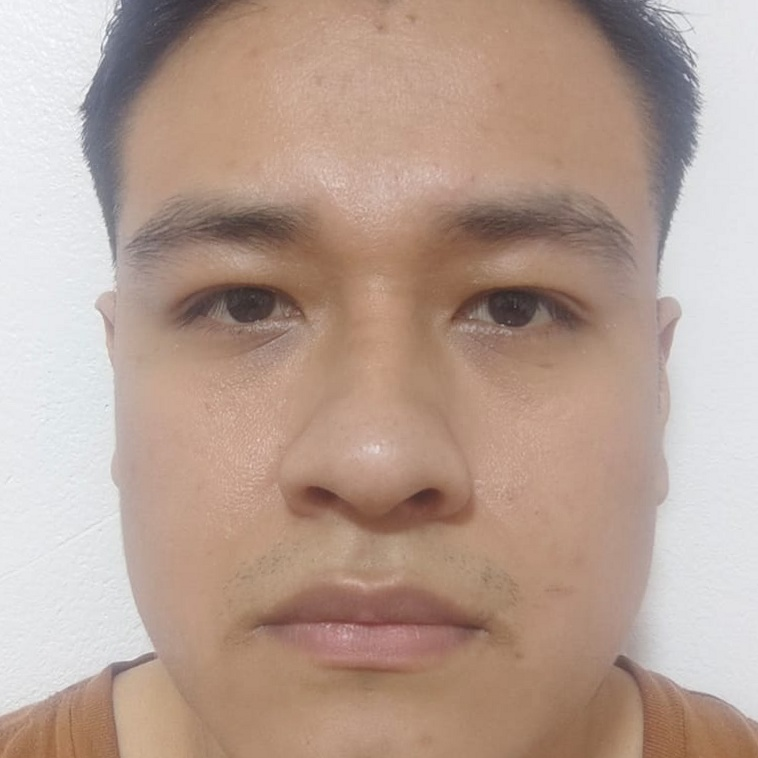
#> input picture base_rostros/diego_1.jpeg, 758 x 758 px; its folder holds only this picture in this run
$ python -i app.py   (imports and definitions only)
#> lines starting #> are read from the running program, lines starting #| are printed output that depends on the picture
#> in load_known_faces, img is the input picture: shape (758, 758, 3); mean B, G, R 147.2, 159.7, 183.2
import os
import cv2
import numpy as np
from flask import Flask, request, jsonify
import base64
import logging
import requests
import urllib.parse

# --- Configuración WhatsApp ---
WHATSAPP_PHONE = "+51902697385"
CALLMEBOT_API_KEY = "2408114"

# [1 line not run here, left out]
BASE_ROSTROS_FOLDER = "base_rostros"
# [3 lines not run here, left out]

# --- Clasificadores OpenCV ---
face_cascade = cv2.CascadeClassifier(
    cv2.data.haarcascades + 'haarcascade_frontalface_default.xml'
)
eye_cascade = cv2.CascadeClassifier(
    cv2.data.haarcascades + 'haarcascade_eye.xml'
)

# --- Modelo LBPH global ---
recognizer = cv2.face.LBPHFaceRecognizer_create(
    radius=1, neighbors=8, grid_x=8, grid_y=8
)
label_map     = {}
model_trained = False
pending_batches = {}


# ─────────────────────────────────────────────
#  PREPROCESAMIENTO
# ─────────────────────────────────────────────

def preprocess_image(img):
    gray = cv2.cvtColor(img, cv2.COLOR_BGR2GRAY)
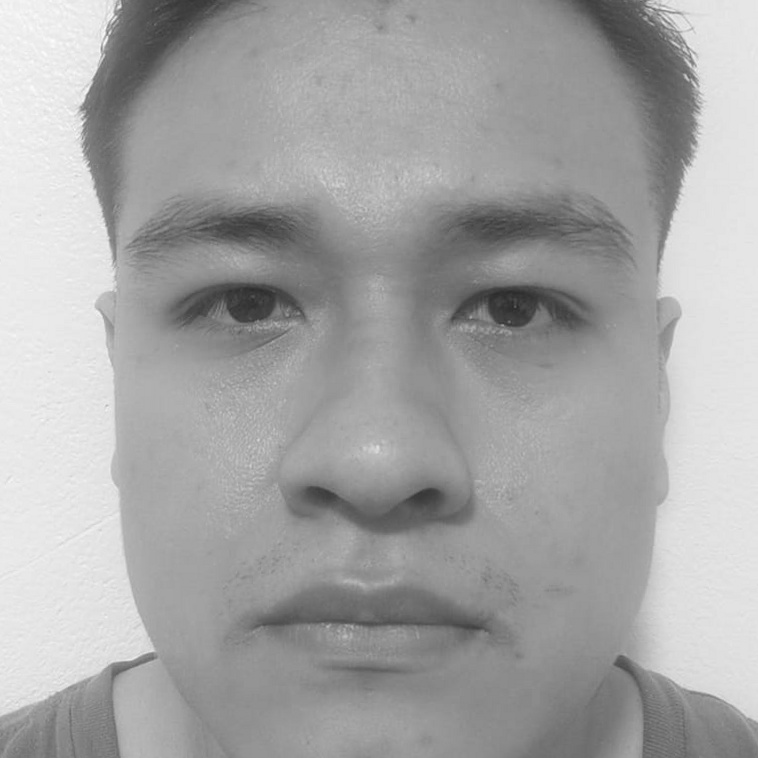
#> gray: shape (758, 758); min 40, max 253, mean 165.3
    clahe = cv2.createCLAHE(clipLimit=2.0, tileGridSize=(8, 8))
    gray = clahe.apply(gray)
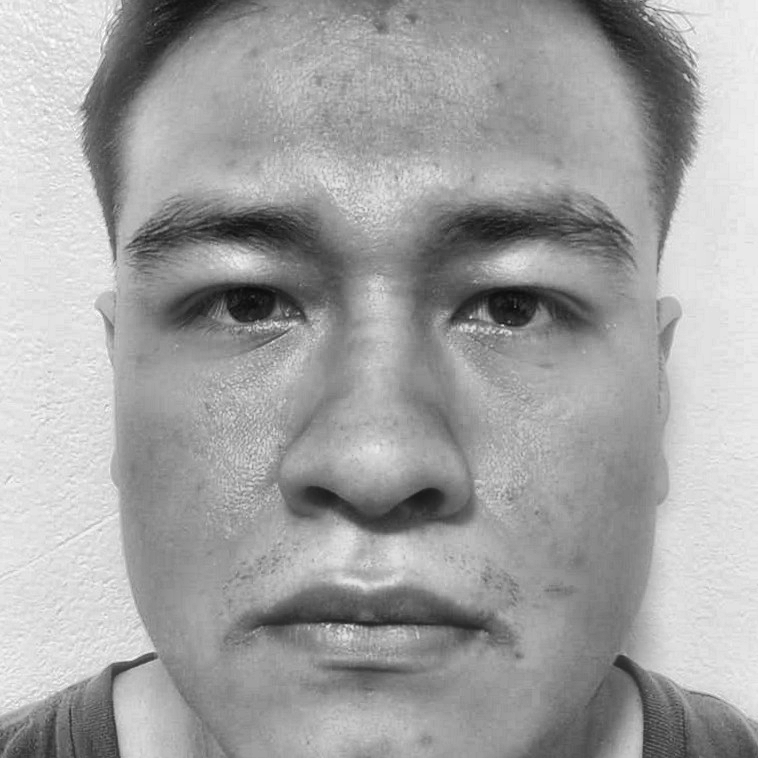
#> gray: shape (758, 758); min 12, max 253, mean 162.5
    gray = cv2.bilateralFilter(gray, 5, 50, 50)
    return cv2.cvtColor(gray, cv2.COLOR_GRAY2BGR)


# ─────────────────────────────────────────────
#  DETECCIÓN DE ROSTRO
# ─────────────────────────────────────────────

def detect_face(img):
    gray = cv2.cvtColor(img, cv2.COLOR_BGR2GRAY)
    faces = face_cascade.detectMultiScale(
        gray, scaleFactor=1.05, minNeighbors=3, minSize=(30, 30)
    )
#> faces = [[54, 36, 650, 650]]
    if len(faces) == 0:
        logging.warning(
            f"No se detectó rostro. Tamaño: {img.shape[1]}×{img.shape[0]} | "
            f"Brillo medio: {np.mean(gray):.1f}"
        )
        return None, None
    faces = sorted(faces, key=lambda f: f[2] * f[3], reverse=True)
    x, y, w, h = faces[0]
#> x = 54; y = 36; w = 650; h = 650
    logging.info(f"Rostro detectado: x={x} y={y} w={w} h={h}")
    face_roi_gray = gray[y:y+h, x:x+w]
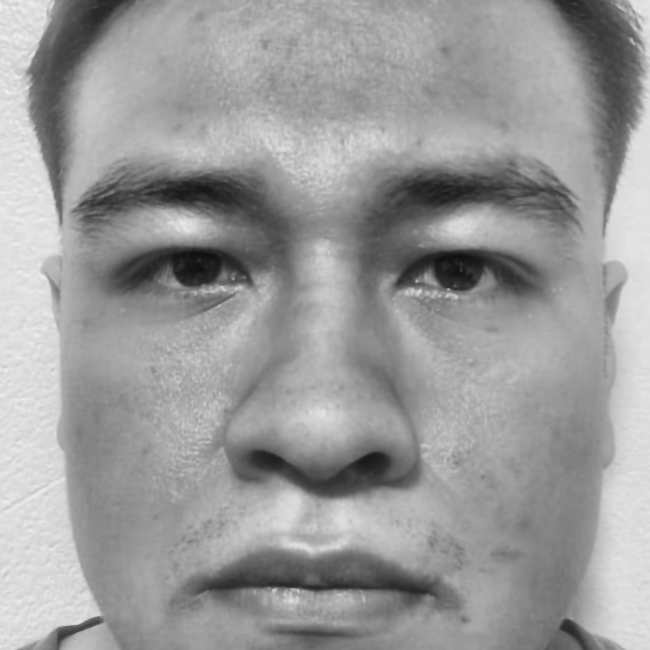
#> face_roi_gray: shape (650, 650); min 14, max 242, mean 155
    face_roi_gray = cv2.resize(face_roi_gray, (100, 100))
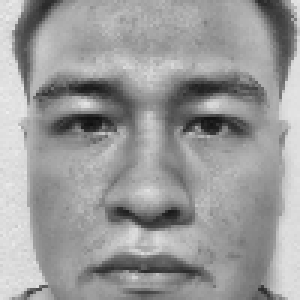
#> face_roi_gray: shape (100, 100) (shown 3 times larger); min 16, max 237, mean 154.9
    return face_roi_gray, (x, y, w, h)


# ─────────────────────────────────────────────
#  CARGA Y ENTRENAMIENTO LBPH
# ─────────────────────────────────────────────

def load_known_faces():
    global label_map, model_trained
    faces_list, labels_list = [], []
    name_to_label, label_map = {}, {}
    current_label = 0

    if not os.path.exists(BASE_ROSTROS_FOLDER):
        logging.warning("Carpeta base_rostros/ no encontrada.")
        return

    archivos = [
        f for f in os.listdir(BASE_ROSTROS_FOLDER)
        if f.lower().endswith(('.jpg', '.jpeg', '.png'))
    ]
    if not archivos:
        logging.warning("No hay fotos en base_rostros/.")
        return

    for filename in archivos:
        img = cv2.imread(os.path.join(BASE_ROSTROS_FOLDER, filename))
        if img is None:
            continue
        img_proc = preprocess_image(img)
        face_roi, _ = detect_face(img_proc)
        if face_roi is None:
            logging.warning(f"Sin rostro en: {filename}")
            continue
        nombre = filename.rsplit('.', 1)[0].split('_')[0]
        if nombre not in name_to_label:
            name_to_label[nombre] = current_label
            label_map[current_label] = nombre
            current_label += 1
        faces_list.append(face_roi)
        labels_list.append(name_to_label[nombre])
        logging.info(f"Foto cargada: {filename} → persona '{nombre}'")

    if not faces_list:
        logging.error("Ninguna foto válida para entrenar.")
        model_trained = False
        return

    recognizer.train(faces_list, np.array(labels_list))
    model_trained = True
    logging.info(
        f"Modelo LBPH entrenado con {len(faces_list)} fotos "
        f"de {len(label_map)} personas: {list(label_map.values())}"
    )


# ─────────────────────────────────────────────
#  RECONOCIMIENTO FACIAL
# ─────────────────────────────────────────────

# [245 lines left out: functions recognize_face, detect_wink, send_whatsapp_message, index, recargar_rostros, recibir, not called in this run]


# ─────────────────────────────────────────────
#  ARRANQUE
# ─────────────────────────────────────────────

# [5 lines not run here, left out]

>>> result = load_known_faces()

$ run again, on base_rostros/diego_4.jpg
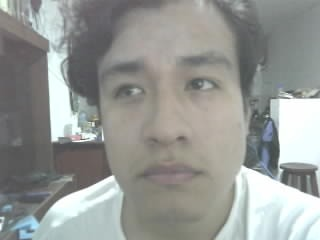
#> input picture base_rostros/diego_4.jpg, 320 x 240 px
#> in load_known_faces, img is the input picture: shape (240, 320, 3); mean B, G, R 149.1, 152.5, 149.9
#> in preprocess_image, `gray = clahe.apply(gray)`:
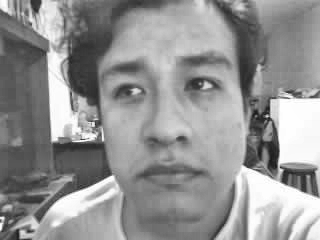
#> gray: shape (240, 320); min 25, max 255, mean 147.1
#> faces = [[70, 13, 194, 194]]
#> x = 70; y = 13; w = 194
#> in detect_face, `face_roi_gray = gray[y:y+h, x:x+w]`:
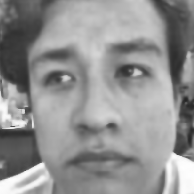
#> face_roi_gray: shape (194, 194); min 37, max 254, mean 145.2

$ run again, on base_rostros/diego_5.jpg
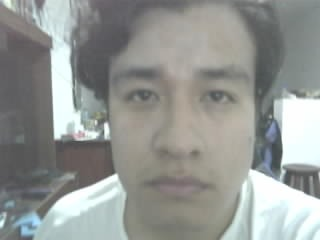
#> input picture base_rostros/diego_5.jpg, 320 x 240 px
#> in load_known_faces, img is the input picture: shape (240, 320, 3); mean B, G, R 147.7, 150.9, 147.9
#> in preprocess_image, `gray = clahe.apply(gray)`:
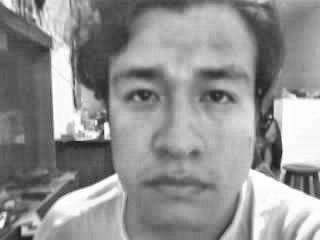
#> gray: shape (240, 320); min 29, max 255, mean 145.9
#> faces = [[84, 21, 191, 191]]
#> x = 84; y = 21; w = 191
#> in detect_face, `face_roi_gray = gray[y:y+h, x:x+w]`:
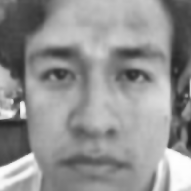
#> face_roi_gray: shape (191, 191); min 32, max 254, mean 145.8

$ run again, on base_rostros/diego_6.jpg
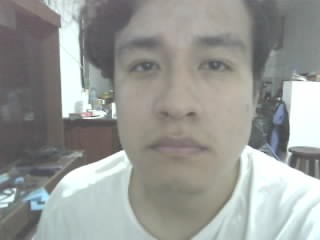
#> input picture base_rostros/diego_6.jpg, 320 x 240 px
#> in load_known_faces, img is the input picture: shape (240, 320, 3); mean B, G, R 150, 153.7, 151.8
#> in preprocess_image, `gray = clahe.apply(gray)`:
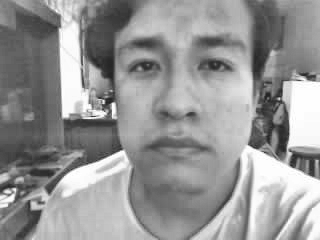
#> gray: shape (240, 320); min 33, max 255, mean 149.3
#> faces = [[98, 6, 165, 165]]
#> x = 98; y = 6; w = 165
#> in detect_face, `face_roi_gray = gray[y:y+h, x:x+w]`:
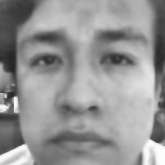
#> face_roi_gray: shape (165, 165); min 37, max 253, mean 148.7

$ run again, on base_rostros/diego_10.jpg
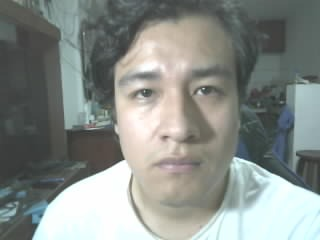
#> input picture base_rostros/diego_10.jpg, 320 x 240 px
#> in load_known_faces, img is the input picture: shape (240, 320, 3); mean B, G, R 136.5, 141, 135.5
#> faces = [[94, 23, 169, 169], [38, 30, 164, 164]]
#> x = 94; y = 23; w = 169
#> in detect_face, `face_roi_gray = gray[y:y+h, x:x+w]`:
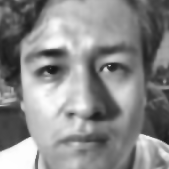
#> face_roi_gray: shape (169, 169); min 22, max 254, mean 137.5
